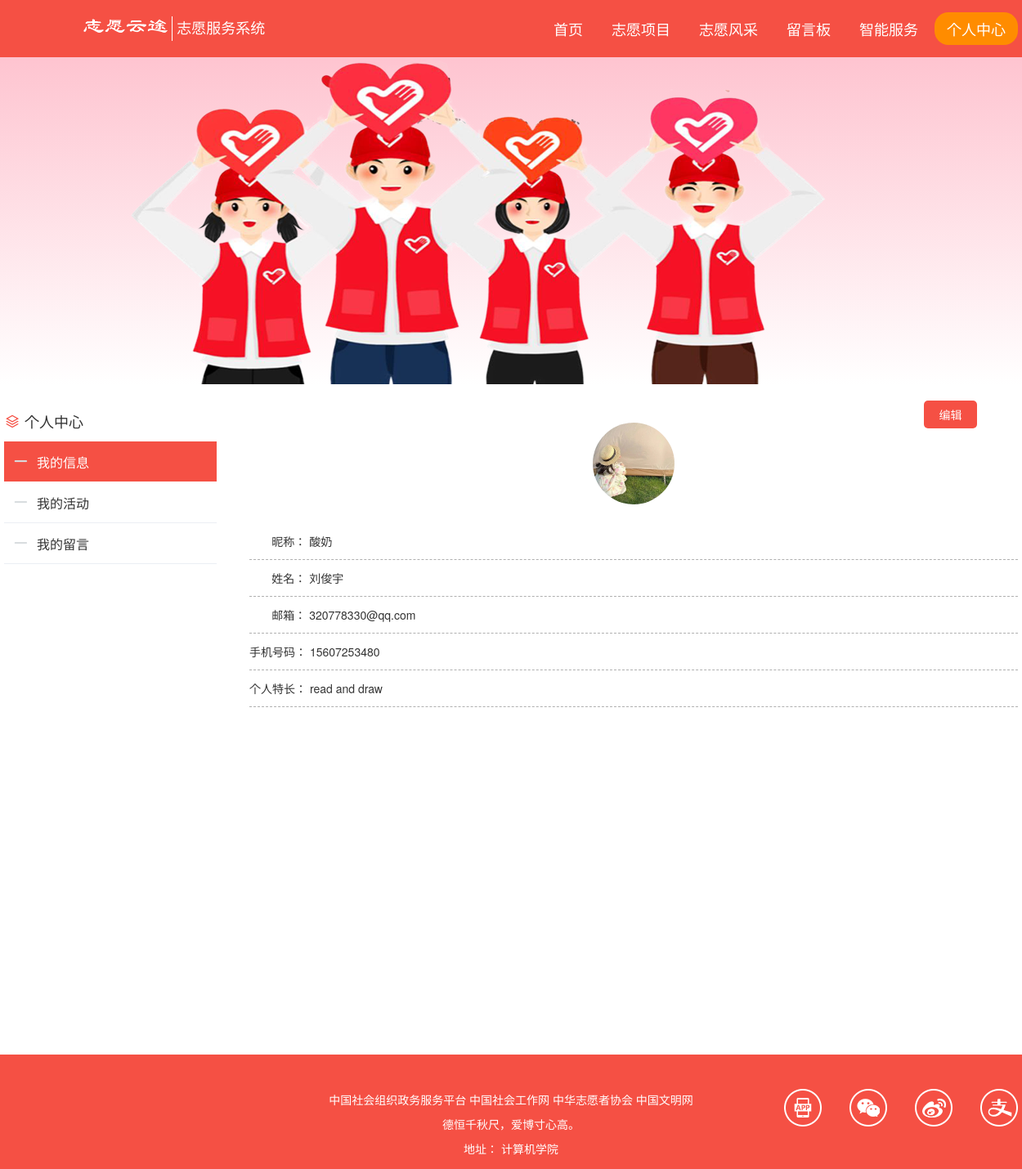
The page /user/person/person.php (signed in) on the database its author committed.
### tables this page shows
CREATE TABLE `user_info` (
  `u_id` int(10) UNSIGNED NOT NULL,
  `username` varchar(20) NOT NULL,
  `password` varchar(20) NOT NULL,
  `phone` varchar(15) NOT NULL,
  `email` varchar(20) NOT NULL,
  `realname` varchar(10) NOT NULL,
  `idnum` varchar(18) NOT NULL,
  `speciality` text NOT NULL
);

### user/person/person.php (called while the page is built, shortened)
<?php
require '../public_function.php';
if (isset($_SESSION['user_info'])) {
    $u_id = $_SESSION['user_info']['id'];
} else {
    echo "<script language=javascript>alert('用户未登录，请登录账号！');window.location='../login.php'</script>";
}
$sql = "select * from `user_info` where `u_id`=$u_id";
$user_info = fetchRow($sql);
require './person_html.php';

### user/public_function.php (called while the page is built, shortened)
<?php
global $link;
function query($sql)
{
    global $link;
    if ($result = mysqli_query($link, $sql)) {
        return $result;
    } else {
        echo 'sql语句执行失败<br>';
        echo '错误的sql语句' . $sql;
        die;
    }
}
function fetchRow($sql)
{
    $res = query($sql);
    $row = mysqli_fetch_assoc($res);
    return $row;
}

### user/person/person_html.php (the view, shortened to what this page needs)
<!DOCTYPE html>
<html lang="en">
<head>
    <link rel="stylesheet" href="../../css/base.css">
    <link rel="stylesheet" href="../../css/common.css">
    <link rel="stylesheet" href="../../css/person_common.css">
    <link rel="stylesheet" href="../../iconfont/iconfont.css">
</head>
<body>
    <div class="header">
        <div class="wrapper">
            <div class="logo">
                <img src="../../images/logo2.png" alt="">
                <h1>志愿服务系统</h1>
            </div>
            <div class="nav">
                <ul>
                    <li><a href="../index.php">首页</a></li>
                    <li><a href="../act.php">志愿项目</a></li>
                    <li><a href="../news.php">志愿风采</a></li>
                    <li><a href="../message.php">留言板</a></li>
                    <li><a href="ai_html_test.php">智能服务</a></li>
                    <li class="indi">
                        <a href="./person.php" class="seed">个人中心</a>
                    </li>
                </ul>
            </div>
        </div>
    </div>
    <div class="pic">
        <div class="wrapper">
            <img src="../../images/p.png" alt="">
        </div>
    </div>
    <div class="box wrapper">
        <div class="aside">
            <div class="title">
                <i class="iconfont icon-dicengjiagou"></i>
                <span>个人中心</span>
            </div>
            <div class="minu">
                <ul>
                    <li><a href="./person.php" class="seed"><i class="iconfont icon-minus"></i>我的信息</a></li>
                    <li><a href="./p_act.php"><i class="iconfont icon-minus"></i>我的活动</a></li>
                    <li><a href="./p_message.php"><i class="iconfont icon-minus"></i>我的留言</a></li>
                </ul>
            </div>
        </div>
        <div class="content">
            <div class="top">
                <a href="./person_edit.php" class="edit">编辑</a>
                <img src="../../images/child.jpg" alt="">
            </div>
            <div class="item">
                <div class="item_item">
                    <span>&nbsp&nbsp&nbsp&nbsp&nbsp&nbsp&nbsp昵称：</span>
                    <em><?php echo $user_info['username'] ?></em>
                </div>
                <div class="item_item">
                    <span>&nbsp&nbsp&nbsp&nbsp&nbsp&nbsp&nbsp姓名：</span>
                    <em><?php echo $user_info['realname'] ?></em>
                </div>
                <div class="item_item">
                    <span>&nbsp&nbsp&nbsp&nbsp&nbsp&nbsp&nbsp邮箱：</span>
                    <em><?php echo $user_info['email'] ?></em>
                </div>
                <div class="item_item">
                    <span>手机号码：</span>
                    <em><?php echo $user_info['phone'] ?></em>
                </div>
                <div class="item_item">
                    <span>个人特长：</span>
                    <em><?php echo $user_info['speciality'] ?></em>
                </div>
            </div>
        </div>
    </div>
    <div class="footer">
        <div class="wrapper">
            <div class="middle">
                <p>中国社会组织政务服务平台 中国社会工作网 中华志愿者协会 中国文明网</p>
                <p>德恒千秋尺，爱博寸心高。</p>
                <p>地址：  计算机学院</p>
            </div>
            <div class="right">
                <ul>
                    <li class="app"></li>
                    <li class="wechat"></li>
                    <li class="sina"></li>
                    <li class="pay"></li>
                </ul>
            </div>
        </div>
    </div>
</body>
</html>

### css/base.css (style rules this page uses)
body, h1, h2, h3, h4, h5, h6, p, ul, ol, li, dl, dt, dd, input { margin: 0; padding: 0; }
* { box-sizing: border-box; }
body { font: 16px/1.5 "Helvetica Neue", Helvetica, Arial, "Microsoft Yahei", "Hiragino Sans GB", "Heiti SC", "WenQuanYi Micro Hei", sans-serif; color: #333; }
ul, ol { list-style: none; }
em, i { font-style: normal; }
a { text-decoration: none; color: #333; }
img { vertical-align: middle; }

### css/common.css (style rules this page uses)
.wrapper { width: 1240px; margin: 0 auto; }
.header { height: 70px; background-color: #f55044; }
.header .wrapper { height: 70px; }
.header .logo { float: left; height: 70px; }
.header .logo img { float: left; margin-top: 15px; height: 40px; }
.header .logo h1 { float: left; margin-top: 20px; padding-left: 5px; height: 30px; font-size: 18px; font-weight: 400; color: #fff; border-left: 1.5px solid #fff; }
.header .nav { float: right; }
.header .nav li { float: left; padding-top: 15px; }
.header .nav li a { display: block; padding-left: 15px; padding-right: 15px; margin-left: 5px; height: 40px; line-height: 40px; color: #fff; font-size: 18px; }
.header .nav .indi { position: relative; height: 70px; }
.header .nav li .seed { background-color: #ff8c00; border-radius: 17px; }
.footer { height: 140px; background-color: #f55044; }
.footer .wrapper { position: relative; }
.footer .middle { height: 140px; padding-top: 40px; }
.footer .middle p { line-height: 30px; text-align: center; font-size: 14px; color: #fff; }
.footer .right { position: absolute; right: 0; top: 42px; width: 286px; height: 46px; }
.footer .right li { float: left; margin-right: 34px; width: 46px; height: 46px; }
.footer .right li:last-child { margin-right: 0px; }
.footer .app { background-image: url(../images/contact.png); background-position: 0px 0px; }
.footer .wechat { background-image: url(../images/contact.png); background-position: -46px 0px; }
.footer .sina { background-image: url(../images/contact.png); background-position: -92px 0px; }
.footer .pay { background-image: url(../images/contact.png); background-position: -138px 0px; }

### css/person_common.css (style rules this page uses)
.pic { width: 100%; height: 400px; margin-bottom: 20px; background-image: linear-gradient(#fec4d0, #fff); }
.pic img { width: 100%; height: 400px; }
.header .nav li .seed { background-color: #ff8c00; border-radius: 17px; }
.box .aside { float: left; width: 260px; height: 800px; }
.box .content { height: 800px; }
.box .aside .title .iconfont { font-size: 20px; color: #f55044; }
.box .aside .title { width: 260px; height: 50px; line-height: 50px; font-size: 18px; }
.box .aside .minu li a { display: block; padding-left: 10px; width: 260px; height: 50px; line-height: 50px; border-bottom: 1px solid #ebeef4; }
.box .aside .minu .seed { background-color: #f55044; font-size: 16px; border-bottom: 1px solid #fff; color: #fff; }
.box .aside .minu .iconfont { margin-right: 10px; font-size: 20px; font-weight: bold; color: #d8dcdf; }

### user/person/person_html.php (style rules this page uses)
.box .content .top { position: relative; margin-left: 300px; height: 150px; text-align: center; line-height: 150px; }
.box .content .top img { width: 100px; height: 100px; border-radius: 50%; vertical-align: middle; }
.box .content .top .edit { position: absolute; top: 0; right: 50px; width: 65px; height: 34px; line-height: 34px; font-size: 14px; border-radius: 5px; background-color: #f55044; color: #fff; }
.box .content .item { margin-left: 300px; }
.box .content .item_item { height: 45px; line-height: 45px; font-size: 14px; border-bottom: 1px dashed #b0b0b0; }

### rows shown on the page
user_info: username "酸奶", realname "刘俊宇", email "320778330@qq.com", phone "15607253480", speciality "read and draw"
